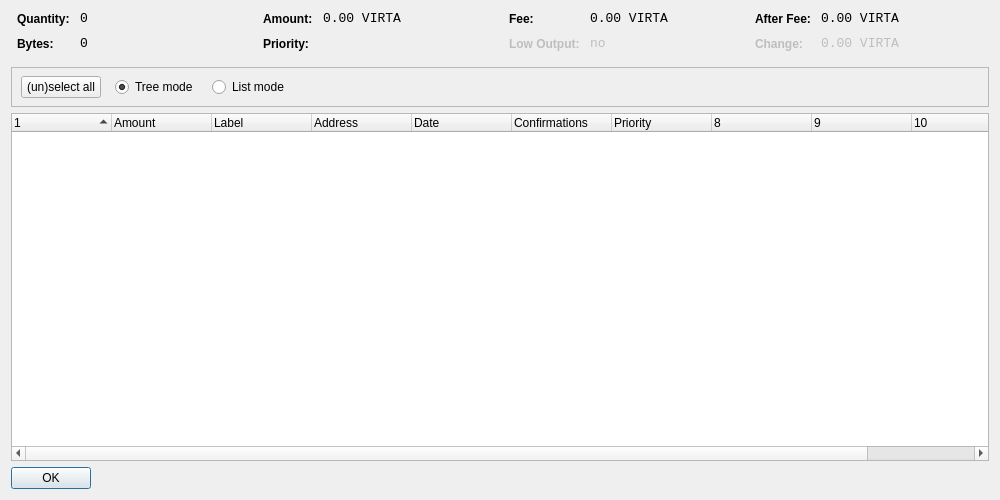
<?xml version="1.0" encoding="UTF-8"?>
<ui version="4.0">
 <class>CoinControlDialog</class>
 <widget class="QDialog" name="CoinControlDialog">
  <property name="geometry">
   <rect>
    <x>0</x>
    <y>0</y>
    <width>1000</width>
    <height>500</height>
   </rect>
  </property>
  <property name="windowTitle">
   <string>Coin Control</string>
  </property>
  <layout class="QVBoxLayout" name="verticalLayout">
   <item>
    <layout class="QHBoxLayout" name="horizontalLayoutTop" stretch="0,0,0,0">
     <property name="topMargin">
      <number>0</number>
     </property>
     <property name="bottomMargin">
      <number>10</number>
     </property>
     <item>
      <layout class="QFormLayout" name="formLayoutCoinControl1">
       <property name="horizontalSpacing">
        <number>10</number>
       </property>
       <property name="verticalSpacing">
        <number>10</number>
       </property>
       <property name="leftMargin">
        <number>6</number>
       </property>
       <property name="rightMargin">
        <number>6</number>
       </property>
       <item row="0" column="0">
        <widget class="QLabel" name="labelCoinControlQuantityText">
         <property name="styleSheet">
          <string notr="true">font-weight:bold;</string>
         </property>
         <property name="text">
          <string>Quantity:</string>
         </property>
        </widget>
       </item>
       <item row="0" column="1">
        <widget class="QLabel" name="labelCoinControlQuantity">
         <property name="font">
          <font>
           <family>Monospace</family>
           <pointsize>10</pointsize>
          </font>
         </property>
         <property name="cursor">
          <cursorShape>IBeamCursor</cursorShape>
         </property>
         <property name="contextMenuPolicy">
          <enum>Qt::ActionsContextMenu</enum>
         </property>
         <property name="text">
          <string notr="true">0</string>
         </property>
         <property name="textInteractionFlags">
          <set>Qt::LinksAccessibleByMouse|Qt::TextSelectableByKeyboard|Qt::TextSelectableByMouse</set>
         </property>
        </widget>
       </item>
       <item row="1" column="0">
        <widget class="QLabel" name="labelCoinControlBytesText">
         <property name="styleSheet">
          <string notr="true">font-weight:bold;</string>
         </property>
         <property name="text">
          <string>Bytes:</string>
         </property>
        </widget>
       </item>
       <item row="1" column="1">
        <widget class="QLabel" name="labelCoinControlBytes">
         <property name="font">
          <font>
           <family>Monospace</family>
           <pointsize>10</pointsize>
          </font>
         </property>
         <property name="cursor">
          <cursorShape>IBeamCursor</cursorShape>
         </property>
         <property name="contextMenuPolicy">
          <enum>Qt::ActionsContextMenu</enum>
         </property>
         <property name="text">
          <string notr="true">0</string>
         </property>
         <property name="textInteractionFlags">
          <set>Qt::LinksAccessibleByMouse|Qt::TextSelectableByKeyboard|Qt::TextSelectableByMouse</set>
         </property>
        </widget>
       </item>
      </layout>
     </item>
     <item>
      <layout class="QFormLayout" name="formLayoutCoinControl2">
       <property name="horizontalSpacing">
        <number>10</number>
       </property>
       <property name="verticalSpacing">
        <number>10</number>
       </property>
       <property name="leftMargin">
        <number>6</number>
       </property>
       <property name="rightMargin">
        <number>6</number>
       </property>
       <item row="0" column="0">
        <widget class="QLabel" name="labelCoinControlAmountText">
         <property name="styleSheet">
          <string notr="true">font-weight:bold;</string>
         </property>
         <property name="text">
          <string>Amount:</string>
         </property>
        </widget>
       </item>
       <item row="0" column="1">
        <widget class="QLabel" name="labelCoinControlAmount">
         <property name="font">
          <font>
           <family>Monospace</family>
           <pointsize>10</pointsize>
          </font>
         </property>
         <property name="cursor">
          <cursorShape>IBeamCursor</cursorShape>
         </property>
         <property name="contextMenuPolicy">
          <enum>Qt::ActionsContextMenu</enum>
         </property>
         <property name="text">
          <string notr="true">0.00 VIRTA</string>
         </property>
         <property name="textInteractionFlags">
          <set>Qt::LinksAccessibleByMouse|Qt::TextSelectableByKeyboard|Qt::TextSelectableByMouse</set>
         </property>
        </widget>
       </item>
       <item row="1" column="0">
        <widget class="QLabel" name="labelCoinControlPriorityText">
         <property name="styleSheet">
          <string notr="true">font-weight:bold;</string>
         </property>
         <property name="text">
          <string>Priority:</string>
         </property>
        </widget>
       </item>
       <item row="1" column="1">
        <widget class="QLabel" name="labelCoinControlPriority">
         <property name="font">
          <font>
           <family>Monospace</family>
           <pointsize>10</pointsize>
          </font>
         </property>
         <property name="cursor">
          <cursorShape>IBeamCursor</cursorShape>
         </property>
         <property name="contextMenuPolicy">
          <enum>Qt::ActionsContextMenu</enum>
         </property>
         <property name="text">
          <string/>
         </property>
         <property name="textInteractionFlags">
          <set>Qt::LinksAccessibleByMouse|Qt::TextSelectableByKeyboard|Qt::TextSelectableByMouse</set>
         </property>
        </widget>
       </item>
      </layout>
     </item>
     <item>
      <layout class="QFormLayout" name="formLayoutCoinControl3">
       <property name="horizontalSpacing">
        <number>10</number>
       </property>
       <property name="verticalSpacing">
        <number>10</number>
       </property>
       <property name="leftMargin">
        <number>6</number>
       </property>
       <property name="rightMargin">
        <number>6</number>
       </property>
       <item row="0" column="0">
        <widget class="QLabel" name="labelCoinControlFeeText">
         <property name="styleSheet">
          <string notr="true">font-weight:bold;</string>
         </property>
         <property name="text">
          <string>Fee:</string>
         </property>
        </widget>
       </item>
       <item row="0" column="1">
        <widget class="QLabel" name="labelCoinControlFee">
         <property name="font">
          <font>
           <family>Monospace</family>
           <pointsize>10</pointsize>
          </font>
         </property>
         <property name="cursor">
          <cursorShape>IBeamCursor</cursorShape>
         </property>
         <property name="contextMenuPolicy">
          <enum>Qt::ActionsContextMenu</enum>
         </property>
         <property name="text">
          <string notr="true">0.00 VIRTA</string>
         </property>
         <property name="textInteractionFlags">
          <set>Qt::LinksAccessibleByMouse|Qt::TextSelectableByKeyboard|Qt::TextSelectableByMouse</set>
         </property>
        </widget>
       </item>
       <item row="1" column="0">
        <widget class="QLabel" name="labelCoinControlLowOutputText">
         <property name="enabled">
          <bool>false</bool>
         </property>
         <property name="styleSheet">
          <string notr="true">font-weight:bold;</string>
         </property>
         <property name="text">
          <string>Low Output:</string>
         </property>
        </widget>
       </item>
       <item row="1" column="1">
        <widget class="QLabel" name="labelCoinControlLowOutput">
         <property name="enabled">
          <bool>false</bool>
         </property>
         <property name="font">
          <font>
           <family>Monospace</family>
           <pointsize>10</pointsize>
          </font>
         </property>
         <property name="cursor">
          <cursorShape>IBeamCursor</cursorShape>
         </property>
         <property name="contextMenuPolicy">
          <enum>Qt::ActionsContextMenu</enum>
         </property>
         <property name="text">
          <string notr="true">no</string>
         </property>
         <property name="textInteractionFlags">
          <set>Qt::LinksAccessibleByMouse|Qt::TextSelectableByKeyboard|Qt::TextSelectableByMouse</set>
         </property>
        </widget>
       </item>
      </layout>
     </item>
     <item>
      <layout class="QFormLayout" name="formLayoutCoinControl4">
       <property name="horizontalSpacing">
        <number>10</number>
       </property>
       <property name="verticalSpacing">
        <number>10</number>
       </property>
       <property name="leftMargin">
        <number>6</number>
       </property>
       <property name="rightMargin">
        <number>6</number>
       </property>
       <item row="0" column="0">
        <widget class="QLabel" name="labelCoinControlAfterFeeText">
         <property name="styleSheet">
          <string notr="true">font-weight:bold;</string>
         </property>
         <property name="text">
          <string>After Fee:</string>
         </property>
        </widget>
       </item>
       <item row="0" column="1">
        <widget class="QLabel" name="labelCoinControlAfterFee">
         <property name="font">
          <font>
           <family>Monospace</family>
           <pointsize>10</pointsize>
          </font>
         </property>
         <property name="cursor">
          <cursorShape>IBeamCursor</cursorShape>
         </property>
         <property name="contextMenuPolicy">
          <enum>Qt::ActionsContextMenu</enum>
         </property>
         <property name="text">
          <string notr="true">0.00 VIRTA</string>
         </property>
         <property name="textInteractionFlags">
          <set>Qt::LinksAccessibleByMouse|Qt::TextSelectableByKeyboard|Qt::TextSelectableByMouse</set>
         </property>
        </widget>
       </item>
       <item row="1" column="0">
        <widget class="QLabel" name="labelCoinControlChangeText">
         <property name="enabled">
          <bool>false</bool>
         </property>
         <property name="styleSheet">
          <string notr="true">font-weight:bold;</string>
         </property>
         <property name="text">
          <string>Change:</string>
         </property>
        </widget>
       </item>
       <item row="1" column="1">
        <widget class="QLabel" name="labelCoinControlChange">
         <property name="enabled">
          <bool>false</bool>
         </property>
         <property name="font">
          <font>
           <family>Monospace</family>
           <pointsize>10</pointsize>
          </font>
         </property>
         <property name="cursor">
          <cursorShape>IBeamCursor</cursorShape>
         </property>
         <property name="contextMenuPolicy">
          <enum>Qt::ActionsContextMenu</enum>
         </property>
         <property name="text">
          <string notr="true">0.00 VIRTA</string>
         </property>
         <property name="textInteractionFlags">
          <set>Qt::LinksAccessibleByMouse|Qt::TextSelectableByKeyboard|Qt::TextSelectableByMouse</set>
         </property>
        </widget>
       </item>
      </layout>
     </item>
    </layout>
   </item>
   <item>
    <widget class="QFrame" name="frame">
     <property name="minimumSize">
      <size>
       <width>0</width>
       <height>40</height>
      </size>
     </property>
     <property name="frameShape">
      <enum>QFrame::StyledPanel</enum>
     </property>
     <property name="frameShadow">
      <enum>QFrame::Sunken</enum>
     </property>
     <widget class="QWidget" name="horizontalLayoutWidget">
      <property name="geometry">
       <rect>
        <x>10</x>
        <y>0</y>
        <width>781</width>
        <height>41</height>
       </rect>
      </property>
      <layout class="QHBoxLayout" name="horizontalLayoutPanel" stretch="0,0,0,0,0">
       <property name="spacing">
        <number>14</number>
       </property>
       <item>
        <widget class="QPushButton" name="pushButtonSelectAll">
         <property name="sizePolicy">
          <sizepolicy hsizetype="Maximum" vsizetype="Fixed">
           <horstretch>0</horstretch>
           <verstretch>0</verstretch>
          </sizepolicy>
         </property>
         <property name="text">
          <string>(un)select all</string>
         </property>
        </widget>
       </item>
       <item>
        <widget class="QRadioButton" name="radioTreeMode">
         <property name="sizePolicy">
          <sizepolicy hsizetype="Maximum" vsizetype="Fixed">
           <horstretch>0</horstretch>
           <verstretch>0</verstretch>
          </sizepolicy>
         </property>
         <property name="text">
          <string>Tree mode</string>
         </property>
         <property name="checked">
          <bool>true</bool>
         </property>
        </widget>
       </item>
       <item>
        <widget class="QRadioButton" name="radioListMode">
         <property name="sizePolicy">
          <sizepolicy hsizetype="Maximum" vsizetype="Fixed">
           <horstretch>0</horstretch>
           <verstretch>0</verstretch>
          </sizepolicy>
         </property>
         <property name="text">
          <string>List mode</string>
         </property>
        </widget>
       </item>
       <item>
        <spacer name="horizontalSpacer">
         <property name="orientation">
          <enum>Qt::Horizontal</enum>
         </property>
         <property name="sizeHint" stdset="0">
          <size>
           <width>40</width>
           <height>20</height>
          </size>
         </property>
        </spacer>
       </item>
      </layout>
     </widget>
    </widget>
   </item>
   <item>
    <widget class="CoinControlTreeWidget" name="treeWidget">
     <property name="contextMenuPolicy">
      <enum>Qt::CustomContextMenu</enum>
     </property>
     <property name="sortingEnabled">
      <bool>false</bool>
     </property>
     <property name="columnCount">
      <number>11</number>
     </property>
     <attribute name="headerShowSortIndicator" stdset="0">
      <bool>true</bool>
     </attribute>
     <attribute name="headerStretchLastSection">
      <bool>false</bool>
     </attribute>
     <column>
      <property name="text">
       <string/>
      </property>
     </column>
     <column>
      <property name="text">
       <string>Amount</string>
      </property>
     </column>
     <column>
      <property name="text">
       <string>Label</string>
      </property>
     </column>
     <column>
      <property name="text">
       <string>Address</string>
      </property>
     </column>
     <column>
      <property name="text">
       <string>Date</string>
      </property>
     </column>
     <column>
      <property name="text">
       <string>Confirmations</string>
      </property>
      <property name="toolTip">
       <string>Confirmed</string>
      </property>
     </column>
     <column>
      <property name="text">
       <string>Priority</string>
      </property>
     </column>
     <column>
      <property name="text">
       <string/>
      </property>
     </column>
     <column>
      <property name="text">
       <string/>
      </property>
     </column>
     <column>
      <property name="text">
       <string/>
      </property>
     </column>
     <column>
      <property name="text">
       <string/>
      </property>
     </column>
    </widget>
   </item>
   <item>
    <widget class="QDialogButtonBox" name="buttonBox">
     <property name="sizePolicy">
      <sizepolicy hsizetype="Maximum" vsizetype="Fixed">
       <horstretch>0</horstretch>
       <verstretch>0</verstretch>
      </sizepolicy>
     </property>
     <property name="orientation">
      <enum>Qt::Horizontal</enum>
     </property>
     <property name="standardButtons">
      <set>QDialogButtonBox::Ok</set>
     </property>
    </widget>
   </item>
  </layout>
 </widget>
 <customwidgets>
  <customwidget>
   <class>CoinControlTreeWidget</class>
   <extends>QTreeWidget</extends>
   <header>coincontroltreewidget.h</header>
  </customwidget>
 </customwidgets>
 <resources/>
 <connections/>
</ui>
